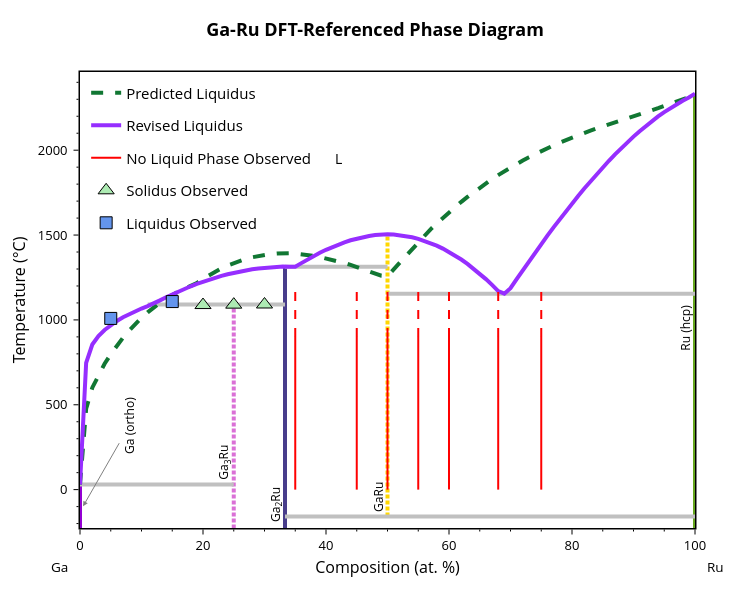

The notebook cell this image was saved under:
### Markdown cell above
## 3) Refine liquid parameters using measured constraints

We use the measured liquidus points with a lower bound estimate at the maximum DSC temperature reached (1200 °C) to refine the non-ideal mixing parameters. The solid phase energies can be modified either with code, or interactively by using the `ConvexHullEditor`. These are adjusted iteratively to ensure good agreement with measured solidus and liquidus boundaries

### Code cell
import numpy as np
from gliquid.solution import x_vals as _x_vals
from gliquid.hull_editor import ConvexHullEditor

ORIGINAL_COLOR, REVISED_COLOR = "#117733", "#962EFF"  # predicted (green) and revised (purple) liquidus


def set_known_liquidus(bl: BinaryLiquid, known_points: list):
    """Make ``known_points`` ([x, T in K]) the liquidus that ``bl`` is scored and fitted against."""
    hull_points = np.array([[p.fraction_in(bl.components)[0], p.enthalpy]
                            for p in bl.phases if p.composition is not None])
    bl.eqs['h_hull_interp'] = np.interp(_x_vals[1:-1], hull_points[:, 0], hull_points[:, 1])
    bl.init_error = False
    bl.max_liq_temp = max(v.t_fusion for v in bl.component_data.values())
    bl.min_liq_temp = min(v.t_fusion for v in bl.component_data.values())
    bl.digitized_liq = [[p[0], p[1]] for p in known_points]


def print_liquidus_errors(bl: BinaryLiquid, known_points: list, label: str):
    """Print the MAE and MAPE of the liquidus of ``bl`` against ``known_points``."""
    set_known_liquidus(bl, known_points)
    mae, _, mape, _ = bl.calculate_deviation_metrics(unsupported_range_mode='score', allow_sparse_data=True,
                                                     min_comp_span=0)
    print(f"{label} liquidus vs. measured liquidus points: MAE {mae:.0f} K, MAPE {mape:.1f}%")


def optimize_predicted_params(bl: BinaryLiquid, known_points: list, predicted_params: list) -> tuple:
    """Refit the liquid parameters of ``bl`` to ``known_points`` ([x, T in K]), starting from ``predicted_params``."""
    set_known_liquidus(bl, known_points)
    print(f"Known points (Kelvin): {known_points}")
    print(f"Original predicted parameters: {predicted_params}")

    bl.fit_parameters(verbose=True, max_iter=128, check_solid_coverage=False, allow_sparse_data=True, min_comp_span=0,
                      disable_inv_constrs=True)

    print(f"Adjusted parameters: {bl.get_params()}")
    return bl.get_params()


def plot_revision(bl: BinaryLiquid, original_liquidus: list) -> go.Figure:
    """Revised phase diagram (purple liquidus) with the original predicted liquidus (green, dashed) as reference."""
    fig = BLPlotter(bl).get_plot('pred')
    traces = [t for t in fig.data if t.name not in ('User-defined', 'Predicted Liquidus')]
    i = next(k for k, t in enumerate(traces) if t.name == 'L')
    traces[i].update(line_color=REVISED_COLOR, name='Revised Liquidus', showlegend=True)
    original = go.Scatter(x=[p[0] * 100 for p in original_liquidus], y=[p[1] - 273.15 for p in original_liquidus],
                          mode='lines', line=dict(color=ORIGINAL_COLOR, dash='dash', width=traces[i].line.width),
                          name='Predicted Liquidus')
    fig.data = tuple(traces)
    fig.add_trace(original)
    fig.data = fig.data[:i] + fig.data[-1:] + fig.data[i:-1]  # drawn beneath the revised liquidus
    return fig

# Reformat measured liquidus points to [at. fraction, Kelvin]
measured_liq_points = [[p[0]/100.0, p[1]+273.15] for p in liquidus_points]
print_liquidus_errors(bl, measured_liq_points, "Predicted")

# Edit the solid phases with the convex hull editor (initialized from the BinaryLiquid).
# GaRu sits just above the T=0K DFT hull, but its configurational entropy stabilizes it at
# the assessment temperature; Ga3Ru is given a small negative entropy. Entropies are given
# in J/mol-atom/K (units='J/mol'); the printout below converts them to eV/atom/K.
t_assess = 1108 + 273.15  # assessment temperature (K) at which the Gibbs hull is evaluated
editor = ConvexHullEditor(bl)
editor.set_temperature(t_assess)
editor.modify_entry(editor.find_entry(name='Ga3Ru'), new_entropy=-1.5, units='J/mol')  # J/mol-atom/K
editor.modify_entry(editor.find_entry(name='GaRu'), new_entropy=7.6, units='J/mol')  # J/mol-atom/K
editor.display()   # interactive: inspect the Gibbs hull and tune values with the temperature slider
editor.apply()

print("Solid phase energies (eV/atom, eV/atom/K):")
for p in bl.phases:
    if p.composition is not None:
        print(f"  {p.name:<22} Ef={p.enthalpy/96485:+.3f}  S={(p.entropy or 0)/96485:+.2e}")
print("-" * 30)

fit_points = measured_liq_points + [[0.70, 1200+273.15]]  # Add a liquidus lower bound estimate to stabilize fitting
adj_params = optimize_predicted_params(bl, fit_points, pred_params)
print_liquidus_errors(bl, measured_liq_points, "Revised")
bl.temp_range = [253, 1000]
bl.update_phase_points()
fig = plot_revision(bl, predicted_liquidus_line)
add_experimental_traces(fig)
fig.show()

### Figure 1 — Plotly figure (JSON) as saved in the notebook; plotly's stock layout.template omitted (floating-point values rounded to 4 significant figures)
{"data": [{"hovertemplate": "label=alpha-Ga (orthorhombic)<br>x=%{x}<br>t=%{y}<extra></extra>", "legendgroup": "alpha-Ga (orthorhombic)", "line": {"color": "#9400D3", "dash": "solid", "width": 4}, "marker": {"symbol": "circle"}, "mode": "lines", "name": "alpha-Ga (orthorhombic)", "orientation": "v", "showlegend": false, "type": "scatter", "x": [0, 0], "xaxis": "x", "y": [-273.1, 29.75], "yaxis": "y"}, {"hovertemplate": "label=Ga3Ru<br>x=%{x}<br>t=%{y}<extra></extra>", "legendgroup": "Ga3Ru", "line": {"color": "#DA70D6", "dash": "4px,2px", "width": 4}, "marker": {"symbol": "circle"}, "mode": "lines", "name": "Ga3Ru", "orientation": "v", "showlegend": false, "type": "scatter", "x": [25, 25, 25, 25, 25, 25, 25, 25, 25, 25, 25, 25, 25, 25, 25], "xaxis": "x", "y": [-5285.0, -273.1, 29.75, 746.7, 855.1, 904.9, 940.8, 969.7, 994.1, 1015.0, 1034.0, 1051.0, 1067.0, 1081.0, 1091.0], "yaxis": "y"}, {"hovertemplate": "label=Ga2Ru<br>x=%{x}<br>t=%{y}<extra></extra>", "legendgroup": "Ga2Ru", "line": {"color": "#483D8B", "dash": "solid", "width": 4}, "marker": {"symbol": "circle"}, "mode": "lines", "name": "Ga2Ru", "orientation": "v", "showlegend": false, "type": "scatter", "x": [33.33, 33.33, 33.33, 33.33, 33.33, 33.33, 33.33, 33.33, 33.33, 33.33, 33.33, 33.33, 33.33, 33.33, 33.33, 33.33, 33.33, 33.33, 33.33, 33.33, 33.33, 33.33, 33.33, 33.33, 33.33, 33.33, 33.33, 33.33, 33.33], "xaxis": "x", "y": [-5285.0, -273.1, -158.2, 1091.0, 1095.0, 1115.0, 1134.0, 1151.0, 1168.0, 1183.0, 1198.0, 1212.0, 1225.0, 1237.0, 1249.0, 1259.0, 1269.0, 1277.0, 1285.0, 1292.0, 1298.0, 1303.0, 1307.0, 1311.0, 1313.0, 1314.0, 1314.0, 1314.0, 1315.0], "yaxis": "y"}, {"hovertemplate": "label=GaRu<br>x=%{x}<br>t=%{y}<extra></extra>", "legendgroup": "GaRu", "line": {"color": "#FFD700", "dash": "4px,2px", "width": 4}, "marker": {"symbol": "circle"}, "mode": "lines", "name": "GaRu", "orientation": "v", "showlegend": false, "type": "scatter", "x": [50, 50, 50, 50, 50, 50, 50, 50, 50, 50, 50, 50, 50, 50, 50, 50, 50, 50, 50, 50, 50, 50, 50, 50, 50, 50, 50, 50, 50, 50, 50, 50, 50, 50, 50, 50, 50, 50], "xaxis": "x", "y": [-158.2, -158.2, 1155.0, 1170.0, 1206.0, 1240.0, 1272.0, 1302.0, 1314.0, 1330.0, 1335.0, 1356.0, 1356.0, 1376.0, 1379.0, 1395.0, 1401.0, 1413.0, 1420.0, 1429.0, 1438.0, 1444.0, 1453.0, 1457.0, 1466.0, 1469.0, 1478.0, 1479.0, 1487.0, 1488.0, 1494.0, 1495.0, 1500.0, 1500.0, 1504.0, 1504.0, 1505.0, 1505.0], "yaxis": "y"}, {"hovertemplate": "label=Ru (hcp)<br>x=%{x}<br>t=%{y}<extra></extra>", "legendgroup": "Ru (hcp)", "line": {"color": "#66A61E", "dash": "solid", "width": 4}, "marker": {"symbol": "circle"}, "mode": "lines", "name": "Ru (hcp)", "orientation": "v", "showlegend": false, "type": "scatter", "x": [100, 100, 100, 100, 100, 100, 100, 100, 100, 100, 100, 100, 100, 100, 100, 100, 100, 100, 100, 100, 100, 100, 100, 100, 100, 100, 100, 100, 100, 100, 100, 100, 100, 100, 100], "xaxis": "x", "y": [-5285.0, -273.1, -158.2, 1155.0, 1187.0, 1240.0, 1293.0, 1345.0, 1396.0, 1447.0, 1497.0, 1545.0, 1593.0, 1640.0, 1686.0, 1731.0, 1775.0, 1817.0, 1859.0, 1899.0, 1938.0, 1975.0, 2012.0, 2047.0, 2080.0, 2112.0, 2143.0, 2171.0, 2199.0, 2224.0, 2248.0, 2271.0, 2291.0, 2311.0, 2333.0], "yaxis": "y"}, {"hovertemplate": "x=%{x}<br>y=%{y}<extra></extra>", "legendgroup": "", "line": {"color": "Silver", "dash": "solid", "width": 4}, "marker": {"symbol": "circle"}, "mode": "lines", "name": "", "orientation": "v", "showlegend": false, "type": "scatter", "x": [50, 100], "xaxis": "x", "y": [1155.0, 1155.0], "yaxis": "y"}, {"hovertemplate": "x=%{x}<br>y=%{y}<extra></extra>", "legendgroup": "", "line": {"color": "Silver", "dash": "solid", "width": 4}, "marker": {"symbol": "circle"}, "mode": "lines", "name": "", "orientation": "v", "showlegend": false, "type": "scatter", "x": [33.33, 50], "xaxis": "x", "y": [1314.0, 1314.0], "yaxis": "y"}, {"hovertemplate": "x=%{x}<br>y=%{y}<extra></extra>", "legendgroup": "", "line": {"color": "Silver", "dash": "solid", "width": 4}, "marker": {"symbol": "circle"}, "mode": "lines", "name": "", "orientation": "v", "showlegend": false, "type": "scatter", "x": [25, 100], "xaxis": "x", "y": [-5285.0, -5285.0], "yaxis": "y"}, {"hovertemplate": "x=%{x}<br>y=%{y}<extra></extra>", "legendgroup": "", "line": {"color": "Silver", "dash": "solid", "width": 4}, "marker": {"symbol": "circle"}, "mode": "lines", "name": "", "orientation": "v", "showlegend": false, "type": "scatter", "x": [33.33, 100], "xaxis": "x", "y": [-158.2, -158.2], "yaxis": "y"}, {"hovertemplate": "x=%{x}<br>y=%{y}<extra></extra>", "legendgroup": "", "line": {"color": "Silver", "dash": "solid", "width": 4}, "marker": {"symbol": "circle"}, "mode": "lines", "name": "", "orientation": "v", "showlegend": false, "type": "scatter", "x": [11, 33.33], "xaxis": "x", "y": [1091.0, 1091.0], "yaxis": "y"}, {"hovertemplate": "x=%{x}<br>y=%{y}<extra></extra>", "legendgroup": "", "line": {"color": "Silver", "dash": "solid", "width": 4}, "marker": {"symbol": "circle"}, "mode": "lines", "name": "", "orientation": "v", "showlegend": false, "type": "scatter", "x": [0, 25], "xaxis": "x", "y": [29.75, 29.75], "yaxis": "y"}, {"line": {"color": "#117733", "dash": "dash", "width": 4}, "mode": "lines", "name": "Predicted Liquidus", "type": "scatter", "x": [0, 1, 2, 3, 4, 5, 6, 7.0, 8, 9, 10, 11, 12, 13, 14.0, 15, 16, 17, 18, 19, 20, 21, 22, 23, 24, 25, 26, 27, 28.0, 29.0, 30, 31, 32, 33, 34, 35, 36, 37, 38, 39, 40, 41, 42, 43, 44, 45, 46, 47, 48, 49, 50, 51, 52, 53, 54, 55.0, 56.0, 57.0, 58.0, 59, 60, 61, 62, 63, 64, 65, 66, 67, 68, 69, 70, 71, 72, 73, 74, 75, 76, 77, 78, 79, 80, 81, 82, 83, 84, 85, 86, 87, 88, 89, 90, 91, 92, 93, 94, 95, 96, 97, 98, 99, 100], "y": [29.75, 476.4, 600.7, 677.4, 741.5, 798.0, 849.0, 895.4, 937.8, 976.7, 1012.0, 1045.0, 1074.0, 1101.0, 1126.0, 1147.0, 1167.0, 1184.0, 1199.0, 1217.0, 1242.0, 1265.0, 1286.0, 1304.0, 1321.0, 1336.0, 1349.0, 1360.0, 1369.0, 1377.0, 1383.0, 1388.0, 1391.0, 1393.0, 1393.0, 1390.0, 1387.0, 1383.0, 1377.0, 1371.0, 1363.0, 1354.0, 1345.0, 1335.0, 1324.0, 1312.0, 1300.0, 1287.0, 1274.0, 1260.0, 1259.0, 1298.0, 1341.0, 1382.0, 1422.0, 1460.0, 1498.0, 1534.0, 1569.0, 1602.0, 1634.0, 1666.0, 1696.0, 1725.0, 1752.0, 1779.0, 1805.0, 1830.0, 1853.0, 1876.0, 1898.0, 1919.0, 1939.0, 1959.0, 1977.0, 1995.0, 2012.0, 2029.0, 2045.0, 2060.0, 2075.0, 2089.0, 2102.0, 2116.0, 2129.0, 2141.0, 2154.0, 2166.0, 2177.0, 2189.0, 2201.0, 2213.0, 2224.0, 2236.0, 2248.0, 2260.0, 2273.0, 2286.0, 2299.0, 2313.0, 2333.0]}, {"hovertemplate": "label=L<br>x=%{x}<br>t=%{y}<extra></extra>", "legendgroup": "L", "line": {"color": "#962EFF", "dash": "solid", "width": 4}, "marker": {"symbol": "circle"}, "mode": "lines", "name": "Revised Liquidus", "orientation": "v", "showlegend": true, "type": "scatter", "x": [0, 1, 2, 3, 4, 5, 6, 7.0, 8, 9, 10, 11, 12, 13, 14.0, 15, 16, 17, 18, 19, 20, 21, 22, 23, 24, 25, 26, 27, 28.0, 29.0, 30, 31, 32, 33, 34, 35, 36, 37, 38, 39, 40, 41, 42, 43, 44, 45, 46, 47, 48, 49, 50, 51, 52, 53, 54, 55.0, 56.0, 57.0, 58.0, 59, 60, 61, 62, 63, 64, 65, 66, 67, 68, 69, 70, 71, 72, 73, 74, 75, 76, 77, 78, 79, 80, 81, 82, 83, 84, 85, 86, 87, 88, 89, 90, 91, 92, 93, 94, 95, 96, 97, 98, 99, 100], "xaxis": "x", "y": [29.75, 746.7, 855.1, 904.9, 940.8, 969.7, 994.1, 1015.0, 1034.0, 1051.0, 1067.0, 1081.0, 1095.0, 1115.0, 1134.0, 1151.0, 1168.0, 1183.0, 1198.0, 1212.0, 1225.0, 1237.0, 1249.0, 1259.0, 1269.0, 1277.0, 1285.0, 1292.0, 1298.0, 1303.0, 1307.0, 1311.0, 1313.0, 1314.0, 1314.0, 1314.0, 1335.0, 1356.0, 1376.0, 1395.0, 1413.0, 1429.0, 1444.0, 1457.0, 1469.0, 1479.0, 1488.0, 1495.0, 1500.0, 1504.0, 1505.0, 1504.0, 1500.0, 1494.0, 1487.0, 1478.0, 1466.0, 1453.0, 1438.0, 1420.0, 1401.0, 1379.0, 1356.0, 1330.0, 1302.0, 1272.0, 1240.0, 1206.0, 1170.0, 1155.0, 1187.0, 1240.0, 1293.0, 1345.0, 1396.0, 1447.0, 1497.0, 1545.0, 1593.0, 1640.0, 1686.0, 1731.0, 1775.0, 1817.0, 1859.0, 1899.0, 1938.0, 1975.0, 2012.0, 2047.0, 2080.0, 2112.0, 2143.0, 2171.0, 2199.0, 2224.0, 2248.0, 2271.0, 2291.0, 2311.0, 2333.0], "yaxis": "y"}, {"line": {"color": "red", "width": 2}, "mode": "lines", "name": "No Liquid Phase Observed", "showlegend": true, "type": "scatter", "x": [35, 35], "y": [0, 900]}, {"line": {"color": "red", "dash": "dash", "width": 2}, "mode": "lines", "showlegend": false, "type": "scatter", "x": [35, 35], "y": [900, 1200]}, {"line": {"color": "red", "width": 2}, "mode": "lines", "showlegend": false, "type": "scatter", "x": [45, 45], "y": [0, 900]}, {"line": {"color": "red", "dash": "dash", "width": 2}, "mode": "lines", "showlegend": false, "type": "scatter", "x": [45, 45], "y": [900, 1200]}, {"line": {"color": "red", "width": 2}, "mode": "lines", "showlegend": false, "type": "scatter", "x": [50, 50], "y": [0, 900]}, {"line": {"color": "red", "dash": "dash", "width": 2}, "mode": "lines", "showlegend": false, "type": "scatter", "x": [50, 50], "y": [900, 1200]}, {"line": {"color": "red", "width": 2}, "mode": "lines", "showlegend": false, "type": "scatter", "x": [55, 55], "y": [0, 900]}, {"line": {"color": "red", "dash": "dash", "width": 2}, "mode": "lines", "showlegend": false, "type": "scatter", "x": [55, 55], "y": [900, 1200]}, {"line": {"color": "red", "width": 2}, "mode": "lines", "showlegend": false, "type": "scatter", "x": [60, 60], "y": [0, 900]}, {"line": {"color": "red", "dash": "dash", "width": 2}, "mode": "lines", "showlegend": false, "type": "scatter", "x": [60, 60], "y": [900, 1200]}, {"line": {"color": "red", "width": 2}, "mode": "lines", "showlegend": false, "type": "scatter", "x": [68, 68], "y": [0, 900]}, {"line": {"color": "red", "dash": "dash", "width": 2}, "mode": "lines", "showlegend": false, "type": "scatter", "x": [68, 68], "y": [900, 1200]}, {"line": {"color": "red", "width": 2}, "mode": "lines", "showlegend": false, "type": "scatter", "x": [75, 75], "y": [0, 900]}, {"line": {"color": "red", "dash": "dash", "width": 2}, "mode": "lines", "showlegend": false, "type": "scatter", "x": [75, 75], "y": [900, 1200]}, {"marker": {"color": "#ADEBB3", "line": {"color": "black", "width": 1}, "size": 14, "symbol": "triangle-up"}, "mode": "markers", "name": "Solidus Observed", "type": "scatter", "x": [20, 25, 30], "y": [1088.0, 1090.0, 1091.0]}, {"marker": {"color": "cornflowerblue", "line": {"color": "black", "width": 1}, "size": 12, "symbol": "square"}, "mode": "markers", "name": "Liquidus Observed", "type": "scatter", "x": [5, 15], "y": [1009.0, 1108.0]}], "layout": {"annotations": [{"arrowcolor": "gray", "arrowhead": 2, "arrowwidth": 1, "ax": 46.12, "ay": -80.59, "font": {"color": "black", "size": 12}, "showarrow": true, "text": "Ga (ortho)", "textangle": -90, "x": 0.5, "xanchor": "center", "y": -98.2, "yanchor": "middle"}, {"font": {"color": "black", "size": 12}, "showarrow": false, "text": "Ru (hcp)", "textangle": -90, "x": 98.5, "xanchor": "center", "y": 952.6, "yanchor": "middle"}, {"font": {"color": "black", "size": 12}, "showarrow": false, "text": "Ga<sub>3</sub>Ru", "textangle": -90, "x": 23.5, "xanchor": "center", "y": 161.7, "yanchor": "middle"}, {"font": {"color": "black", "size": 12}, "showarrow": false, "text": "Ga<sub>2</sub>Ru", "textangle": -90, "x": 31.83, "xanchor": "center", "y": -86.15, "yanchor": "middle"}, {"font": {"color": "black", "size": 12}, "showarrow": false, "text": "GaRu", "textangle": -90, "x": 48.5, "xanchor": "center", "y": -41.13, "yanchor": "middle"}, {"font": {"color": "black", "size": 14}, "showarrow": false, "text": "L", "x": 41.96, "y": 1952.0}, {"font": {"color": "black", "size": 13.5}, "showarrow": false, "text": "Ga", "x": -0.05, "xanchor": "left", "xref": "paper", "y": -0.086, "yanchor": "middle", "yref": "paper"}, {"font": {"color": "black", "size": 13.5}, "showarrow": false, "text": "Ru", "x": 1.05, "xanchor": "right", "xref": "paper", "y": -0.086, "yanchor": "middle", "yref": "paper"}], "font": {"color": "black", "size": 13}, "height": 600, "legend": {"font": {"size": 15}, "x": 0.01, "xanchor": "left", "y": 0.99, "yanchor": "top"}, "margin": {"b": 72, "r": 55, "t": 72}, "plot_bgcolor": "white", "showlegend": true, "title": {"font": {"color": "black", "size": 18}, "text": "<b>Ga-Ru DFT-Referenced Phase Diagram</b>", "x": 0.5, "xanchor": "center", "yanchor": "bottom"}, "width": 750, "xaxis": {"linecolor": "black", "linewidth": 1.5, "minor": {"nticks": 5, "tickcolor": "black", "ticklen": 2, "ticks": "outside", "tickwidth": 1}, "mirror": true, "range": [0, 100], "showline": true, "tickcolor": "black", "tickformat": ".0f", "ticklen": 5, "ticks": "outside", "tickwidth": 1, "title": {"font": {"size": 16}, "standoff": 8, "text": "Composition (at. %)"}}, "yaxis": {"linecolor": "black", "linewidth": 1.5, "minor": {"nticks": 5, "tickcolor": "black", "ticklen": 2, "ticks": "outside", "tickwidth": 1}, "mirror": true, "range": [-226.2, 2461.0], "showline": true, "tickcolor": "black", "ticklen": 5, "ticks": "outside", "ticksuffix": " ", "tickwidth": 1, "title": {"font": {"size": 16}, "standoff": 8, "text": "Temperature (°C)"}}}}
